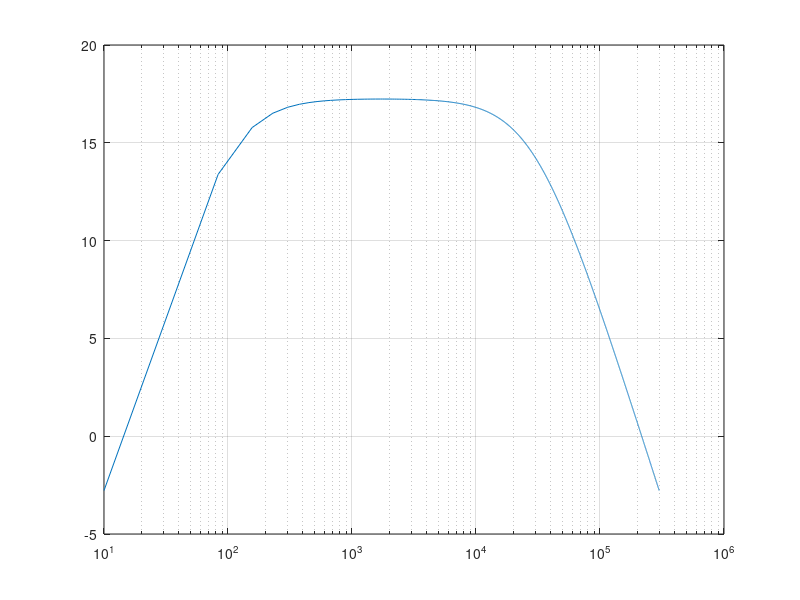
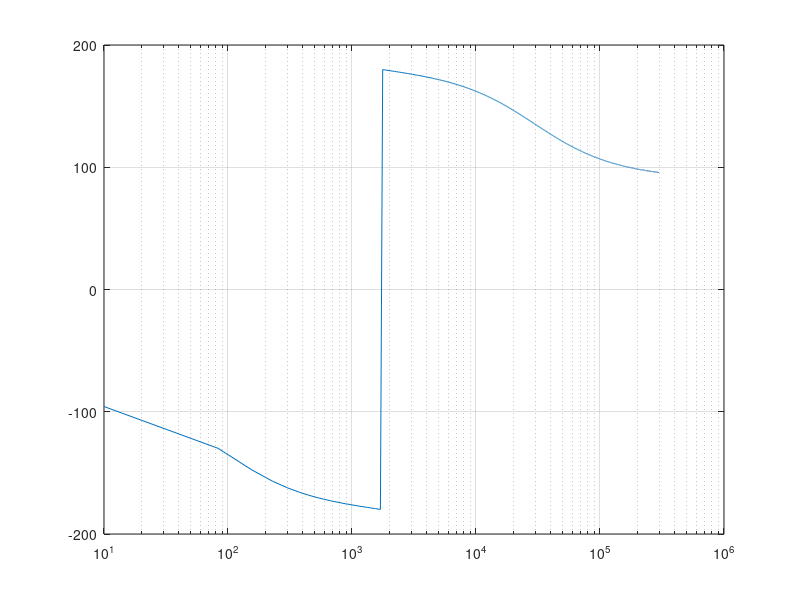

These charts were generated, in order, by the following MATLAB code:
% Inverting Amplifier Bandpass Filter
C1 = 0.1e-6; K = 7.3; j = sqrt(-1);
f_lower = 100; f_upper = 30000;
R1 = 1/(2*pi*C1*f_lower);
Rf = K*R1;
Cf = 1/(2*pi*Rf*f_upper);

f_start = f_lower/10; f_stop = f_upper*10; 
step = (f_stop - f_start)/4096; freq = f_start:step:f_stop;

LPF = (1./(1.+j*2.*pi.*freq.*Rf.*Cf));
HPF = ((j.*2.*pi.*freq.*R1.*C1)./(1+j.*2.*pi.*freq.*R1.*C1));
Tf = -K.*LPF.*HPF;

Ms = 20*log10(abs(Tf));
Ps = (180/pi)*angle(Tf);
semilogx(freq,Ms),grid
figure
semilogx(freq,Ps),grid